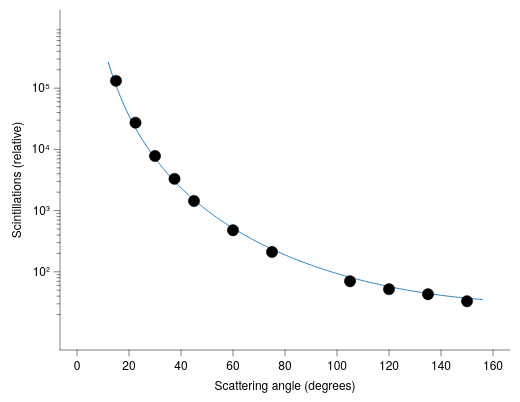

This figure's Vega-Lite source:
### Vega-Lite specification from a JSON file in a GitHub repository (floating-point values rounded to 4 significant figures; data arrays with more than 128 entries replaced by an {"elided": "..."} marker saying what was removed)
{"background": null, "config": {"arc": {"fill": "#DBDBDB", "fillOpacity": 1.0, "innerRadius": 42.5, "padAngle": 0.03, "stroke": "black", "strokeOpacity": 1, "strokeWidth": 0.25}, "area": {"fill": "#DBDBDB", "fillOpacity": 1.0, "stroke": "black", "strokeOpacity": 1, "strokeWidth": 0.25}, "axis": {"domain": true, "domainCap": "round", "domainColor": "black", "domainWidth": 0.25, "grid": false, "gridCap": "round", "gridColor": "#F1F1F1", "gridDash": [0, 0], "gridOpacity": 1.0, "gridWidth": 0.25, "labelColor": "black", "labelFont": "Helvetica Neue, HelveticaNeue, Helvetica, Arial, sans-serif", "labelFontSize": 6, "labelFontStyle": "normal", "labelFontWeight": 400, "offset": 0, "ticks": true, "tickCap": "round", "tickColor": "black", "tickRound": false, "tickSize": 3.0, "tickWidth": 0.25, "titleColor": "black", "titleFont": "Helvetica Neue, HelveticaNeue, Helvetica, Arial, sans-serif", "titleFontSize": 6, "titleFontStyle": "normal", "titleFontWeight": 400}, "axisX": {"domain": true, "labelAlign": "center", "labelAngle": 0, "labels": true, "ticks": true, "translate": 0}, "axisY": {"domain": true, "labelAlign": "right", "labelAngle": 0, "labels": true, "ticks": true, "translate": 0}, "axisRight": {"domain": true, "labelAlign": "left", "labelAngle": 0, "labels": true, "ticks": true, "translate": 0}, "axisTop": {"domain": true, "labelAlign": "center", "labelAngle": 0, "labels": true, "ticks": true, "translate": 0}, "axisBand": {"tickOffset": 0}, "bar": {"fill": "#DBDBDB", "fillOpacity": 1.0, "stroke": "black", "strokeOpacity": 1, "strokeWidth": 0.25}, "boxplot": {"size": 15.3, "ticks": {"cornerRadius": 0.25, "fill": "black", "opacity": 1, "size": 7.65, "thickness": 0.25}, "box": {"fillOpacity": 1.0, "stroke": "black", "strokeOpacity": 1, "strokeWidth": 0.25}, "median": {"cornerRadius": 0, "fill": "black", "fillOpacity": 1.0, "opacity": 1, "size": 15.3, "thickness": 0.25}, "rule": {"fill": "black", "fillOpacity": 1.0, "size": 17.0, "stroke": "black", "strokeDash": [0, 0], "strokeOpacity": 1, "strokeWidth": 0.25}, "outliers": {"color": "black", "fill": "black", "fillOpacity": 1.0, "size": 0, "stroke": "black", "strokeOpacity": 1, "strokeWidth": 0.25}}, "circle": {"fill": "black", "fillOpacity": 1.0, "size": 2.125, "stroke": null, "strokeOpacity": 1, "strokeWidth": 0.25}, "errorband": {"band": {"fillOpacity": 0.6, "stroke": null, "strokeWidth": 0.25, "strokeOpacity": 1}, "borders": {"opacity": 0, "strokeOpacity": 1, "strokeWidth": 0.25}}, "errorbar": {"opacity": 1, "rule": {"strokeDash": [0, 0], "strokeWidth": 0.25}, "ticks": {"color": "black", "cornerRadius": 0.125, "opacity": 1, "size": 10.2, "thickness": 0.25}, "thickness": 0.25}, "font": "Helvetica Neue, HelveticaNeue, Helvetica, Arial, sans-serif", "geoshape": {"fill": "#DBDBDB", "fillOpacity": 1.0, "stroke": "black", "strokeOpacity": 1, "strokeWidth": 0.25}, "header": {"labelColor": "black", "labelFont": "Helvetica Neue, HelveticaNeue, Helvetica, Arial, sans-serif", "labelFontSize": 6, "labelFontStyle": "normal", "labelFontWeight": 400, "titleColor": "black", "titleFont": "Helvetica Neue, HelveticaNeue, Helvetica, Arial, sans-serif", "titleFontSize": 6, "titleFontStyle": "normal", "titleFontWeight": 400, "titlePadding": 0}, "legend": {"disable": false, "offset": 4.5, "titlePadding": 4, "labelOffset": 2, "gradientLabelOffset": 2, "columnPadding": 4, "rowPadding": 2, "gradientThickness": 5, "gradientOpacity": 1.0, "gradientStrokeColor": "black", "gradientStrokeWidth": 0.25, "labelColor": "black", "labelFont": "Helvetica Neue, HelveticaNeue, Helvetica, Arial, sans-serif", "labelFontSize": 6, "labelFontStyle": "normal", "labelFontWeight": 400, "strokeColor": "black", "strokeWidth": 0, "symbolSize": 36, "symbolStrokeColor": "black", "symbolStrokeWidth": 0.25, "titleColor": "black", "titleFont": "Helvetica Neue, HelveticaNeue, Helvetica, Arial, sans-serif", "titleFontSize": 6, "titleFontStyle": "normal", "titleFontWeight": 400}, "line": {"color": "black", "stroke": "black", "strokeCap": "butt", "strokeDash": [0, 0], "strokeOpacity": 1, "strokeWidth": 0.5}, "point": {"filled": true, "fill": "#DBDBDB", "fillOpacity": 1.0, "size": 8.5, "stroke": "black", "strokeOpacity": 1, "strokeWidth": 0.25}, "range": {"category": ["#9D9D9D", "#28287D", "#004225", "#47266F", "#00605D", "#DBDBDB", "#7983C1", "#6E927B", "#937FB4", "#699A97"], "diverging": {"scheme": ["#4F4265", "#6A5C82", "#85789D", "#A196B7", "#BDB5CE", "#D8D6DD", "#F6F6F6", "#CED8D7", "#9DBFBD", "#75A3A0", "#518683", "#326967", "#164D4B"]}, "heatmap": {"scheme": ["#440154", "#472270", "#433E82", "#38598C", "#2C728E", "#238A8D", "#24A086", "#39B578", "#5DC862", "#96D646", "#CAE02D", "#FDE724"]}, "ordinal": {"scheme": ["#F1F1F1", "#DBDBDB", "#C6C6C6", "#B2B2B2", "#9D9D9D", "#898989", "#767676", "#636363", "#515151", "#404040", "#2F2F2F", "#1F1F1F"]}, "ramp": {"scheme": ["#440154", "#472270", "#433E82", "#38598C", "#2C728E", "#238A8D", "#24A086", "#39B578", "#5DC862", "#96D646", "#CAE02D", "#FDE724"]}}, "rule": {"color": "black", "stroke": "black", "strokeCap": "round", "strokeDash": [2, 2], "strokeOpacity": 1, "strokeWidth": 0.25}, "scale": {"barBandPaddingInner": 0.1, "rectBandPaddingInner": 0, "tickBandPaddingInner": 0.1, "bandPaddingOuter": 0.1, "bandWithNestedOffsetPaddingInner": 0.2, "bandWithNestedOffsetPaddingOuter": 0.2, "offsetBandPaddingInner": 0, "offsetBandPaddingOuter": 0, "continuousPadding": 8.5, "round": false}, "rect": {"fill": "#DBDBDB", "fillOpacity": 1.0, "stroke": "black", "strokeOpacity": 1, "strokeWidth": 0.25}, "square": {"fill": "#DBDBDB", "fillOpacity": 1.0, "size": 17.0, "stroke": "black", "strokeOpacity": 1, "strokeWidth": 0.25}, "text": {"color": "black", "font": "Helvetica Neue, HelveticaNeue, Helvetica, Arial, sans-serif", "fontSize": 6, "fontStyle": "normal", "fontWeight": 400}, "tick": {"color": "black", "cornerRadius": 0.125, "opacity": 1.0, "size": 15.3, "thickness": 0.25}, "title": {"anchor": "middle", "frame": "group", "color": "black", "font": "Helvetica Neue, HelveticaNeue, Helvetica, Arial, sans-serif", "fontSize": 6, "fontStyle": "normal", "fontWeight": 400, "subtitleColor": "black", "subtitleFont": "Helvetica Neue, HelveticaNeue, Helvetica, Arial, sans-serif", "subtitleFontSize": 6, "subtitleFontStyle": "normal", "subtitleFontWeight": 400}, "trail": {"color": "black", "opacity": 1, "size": 0.5}, "view": {"continuousWidth": 225, "continuousHeight": 170, "discreteWidth": 225, "discreteHeight": 170, "fill": null, "stroke": null, "strokeWidth": 0.25}}, "layer": [{"layer": [{"data": {"name": "data-c2122a1daf34c608097629d361eca1b3"}, "mark": {"type": "line", "color": "#1D83CA"}, "encoding": {"x": {"field": "angle", "scale": {"domain": [0, 160], "nice": false}, "title": "Scattering angle (degrees)", "type": "quantitative"}, "y": {"axis": {"labelExpr": "round(log(datum.value) / log(10)) < 0 ? '10⁻' + (abs(round(log(datum.value) / log(10))) >= 10 ? '⁰¹²³⁴⁵⁶⁷⁸⁹'[floor(abs(round(log(datum.value) / log(10)))/10)] + '⁰¹²³⁴⁵⁶⁷⁸⁹'[abs(round(log(datum.value) / log(10)))%10] : '⁰¹²³⁴⁵⁶⁷⁸⁹'[abs(round(log(datum.value) / log(10)))]) : '10' + (abs(round(log(datum.value) / log(10))) >= 10 ? '⁰¹²³⁴⁵⁶⁷⁸⁹'[floor(abs(round(log(datum.value) / log(10)))/10)] + '⁰¹²³⁴⁵⁶⁷⁸⁹'[abs(round(log(datum.value) / log(10)))%10] : '⁰¹²³⁴⁵⁶⁷⁸⁹'[abs(round(log(datum.value) / log(10)))])", "title": "Scintillations (relative)", "values": [100, 1000, 10000, 100000]}, "field": "N", "scale": {"domain": [20, 300000.0], "type": "log", "nice": false}, "type": "quantitative"}}}, {"data": {"name": "data-94158ffd55df68be378126bf512a7c99"}, "mark": {"type": "point", "color": "black", "filled": true, "size": 32}, "encoding": {"x": {"field": "angle", "scale": {"domain": [0, 160], "nice": false}, "title": "Scattering angle (degrees)", "type": "quantitative"}, "y": {"axis": {"labelExpr": "round(log(datum.value) / log(10)) < 0 ? '10⁻' + (abs(round(log(datum.value) / log(10))) >= 10 ? '⁰¹²³⁴⁵⁶⁷⁸⁹'[floor(abs(round(log(datum.value) / log(10)))/10)] + '⁰¹²³⁴⁵⁶⁷⁸⁹'[abs(round(log(datum.value) / log(10)))%10] : '⁰¹²³⁴⁵⁶⁷⁸⁹'[abs(round(log(datum.value) / log(10)))]) : '10' + (abs(round(log(datum.value) / log(10))) >= 10 ? '⁰¹²³⁴⁵⁶⁷⁸⁹'[floor(abs(round(log(datum.value) / log(10)))/10)] + '⁰¹²³⁴⁵⁶⁷⁸⁹'[abs(round(log(datum.value) / log(10)))%10] : '⁰¹²³⁴⁵⁶⁷⁸⁹'[abs(round(log(datum.value) / log(10)))])", "title": "Scintillations (relative)", "values": [100, 1000, 10000, 100000]}, "field": "N", "scale": {"domain": [20, 300000.0], "type": "log", "nice": false}, "type": "quantitative"}}}]}, {"data": {"name": "data-94158ffd55df68be378126bf512a7c99"}, "mark": {"type": "point", "opacity": 0}, "encoding": {"y": {"axis": {"domain": false, "grid": false, "labels": false, "orient": "left", "tickSize": 1.5, "ticks": true, "values": [20, 30, 40, 50, 60, 70, 80, 90, 200, 300, 400, 500, 600, 700, 800, 900, 2000, 3000, 4000, 5000, 6000, 7000, 8000, 9000, 20000, 30000, 40000, 50000, 60000, 70000, 80000, 90000, 200000, 300000, 400000, 500000, 600000, 700000, 800000, 900000]}, "field": "N", "scale": {"base": 10, "domain": [10, 1000000], "type": "log", "nice": false}, "title": null, "type": "quantitative"}}, "transform": [{"filter": "false"}]}], "resolve": {"axis": {"y": "independent"}}, "$schema": "https://vega.github.io/schema/vega-lite/v6.4.1.json", "datasets": {"data-c2122a1daf34c608097629d361eca1b3": {"elided": "240 records"}, "data-94158ffd55df68be378126bf512a7c99": [{"angle": 15.0, "N": 132000.0}, {"angle": 22.5, "N": 27300.0}, {"angle": 30.0, "N": 7800.0}, {"angle": 37.5, "N": 3300.0}, {"angle": 45.0, "N": 1435.0}, {"angle": 60.0, "N": 477.0}, {"angle": 75.0, "N": 211.0}, {"angle": 105.0, "N": 70.0}, {"angle": 120.0, "N": 52.0}, {"angle": 135.0, "N": 43.0}, {"angle": 150.0, "N": 33.0}]}}
